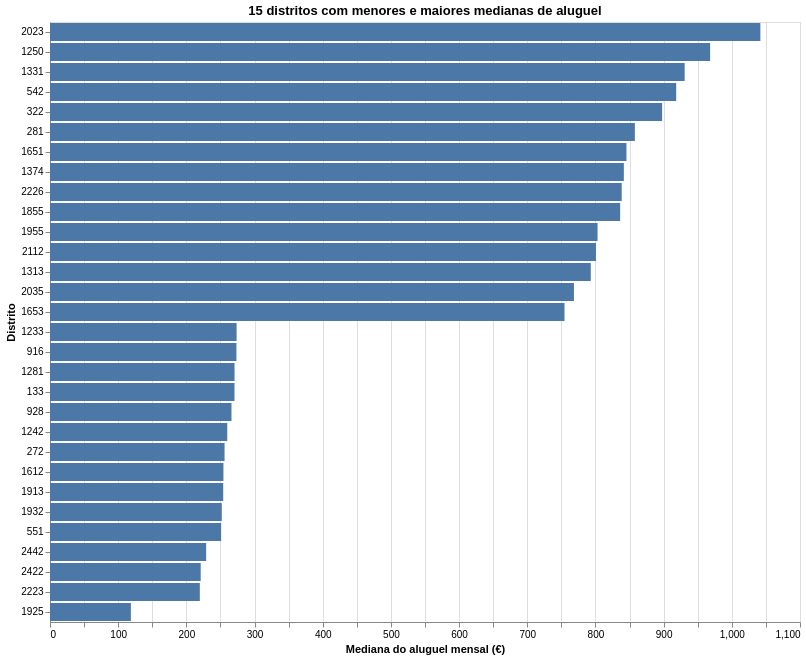

Notebook code for this chart:
### Markdown cell above
### Comparação dos valores de aluguel entre os distritos

### Code cell
mediana_distritos = (
    rent99.groupby("district")["rent"]
    .median()
    .sort_values()
)

distritos_extremos = pd.concat([
    mediana_distritos.head(15),
    mediana_distritos.tail(15)
]).reset_index()

grafico_distritos = alt.Chart(distritos_extremos).mark_bar().encode(
    x=alt.X("rent:Q", title="Mediana do aluguel mensal (€)"),
    y=alt.Y("district:N", sort="-x", title="Distrito"),
    tooltip=["district", "rent"]
).properties(
    title="15 distritos com menores e maiores medianas de aluguel",
    width=750,
    height=600
)

grafico_distritos

### Figure 1 — Vega-Lite specification as saved in the notebook (floating-point values rounded to 4 significant figures)
{"config": {"view": {"continuousWidth": 300, "continuousHeight": 300}}, "data": {"name": "data-050656056b3e1540ef311668d64cf198"}, "mark": {"type": "bar"}, "encoding": {"tooltip": [{"field": "district", "type": "quantitative"}, {"field": "rent", "type": "quantitative"}], "x": {"field": "rent", "title": "Mediana do aluguel mensal (€)", "type": "quantitative"}, "y": {"field": "district", "sort": "-x", "title": "Distrito", "type": "nominal"}}, "height": 600, "title": "15 distritos com menores e maiores medianas de aluguel", "width": 750, "$schema": "https://vega.github.io/schema/vega-lite/v5.20.1.json", "datasets": {"data-050656056b3e1540ef311668d64cf198": [{"district": 1925, "rent": 118.6}, {"district": 2223, "rent": 219.7}, {"district": 2422, "rent": 221.0}, {"district": 2442, "rent": 229.0}, {"district": 551, "rent": 251.0}, {"district": 1932, "rent": 251.9}, {"district": 1913, "rent": 254.1}, {"district": 1612, "rent": 254.4}, {"district": 272, "rent": 256.0}, {"district": 1242, "rent": 260.0}, {"district": 928, "rent": 266.2}, {"district": 133, "rent": 270.6}, {"district": 1281, "rent": 270.7}, {"district": 916, "rent": 273.4}, {"district": 1233, "rent": 273.7}, {"district": 1653, "rent": 754.6}, {"district": 2035, "rent": 768.5}, {"district": 1313, "rent": 793.1}, {"district": 2112, "rent": 800.8}, {"district": 1955, "rent": 803.1}, {"district": 1855, "rent": 836.2}, {"district": 2226, "rent": 838.5}, {"district": 1374, "rent": 841.6}, {"district": 1651, "rent": 845.5}, {"district": 281, "rent": 857.8}, {"district": 322, "rent": 897.7}, {"district": 542, "rent": 918.4}, {"district": 1331, "rent": 930.8}, {"district": 1250, "rent": 968.2}, {"district": 2023, "rent": 1042.0}]}}
